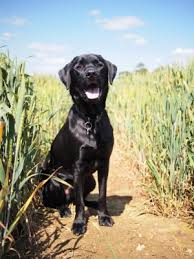
#> input picture Python_opencv/dog.jpeg, 194 x 259 px
$ python Part1_Rect_Text_img_colorfilter.py
#> lines starting #> are read from the running program, lines starting #| are printed output that depends on the picture
import cv2

img = cv2.imread('dog.jpeg')
#> img is the input picture: shape (259, 194, 3); mean B, G, R 137.4, 157.8, 158.5
font = cv2.FONT_HERSHEY_COMPLEX

img = cv2.cvtColor(img,cv2.COLOR_BGR2GRAY)
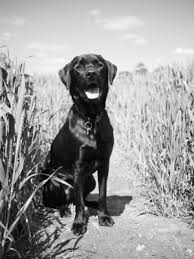
#> img: shape (259, 194); min 0, max 254, mean 155.7

cv2.rectangle(img, (70, 50), (120, 100), (0, 0, 255), 4)

cv2.putText(img, 'Tyrion',(70,210),font,1,(255,0,0),4)
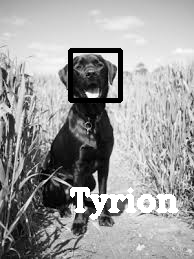
#> img: shape (259, 194); min 0, max 255, mean 156.3

while True:
    if cv2.waitKey(1) == 27:
#> (key Esc is pressed here)
        break
    else:
        cv2.imshow('Result',img)


cv2.destroyAllWindows()
